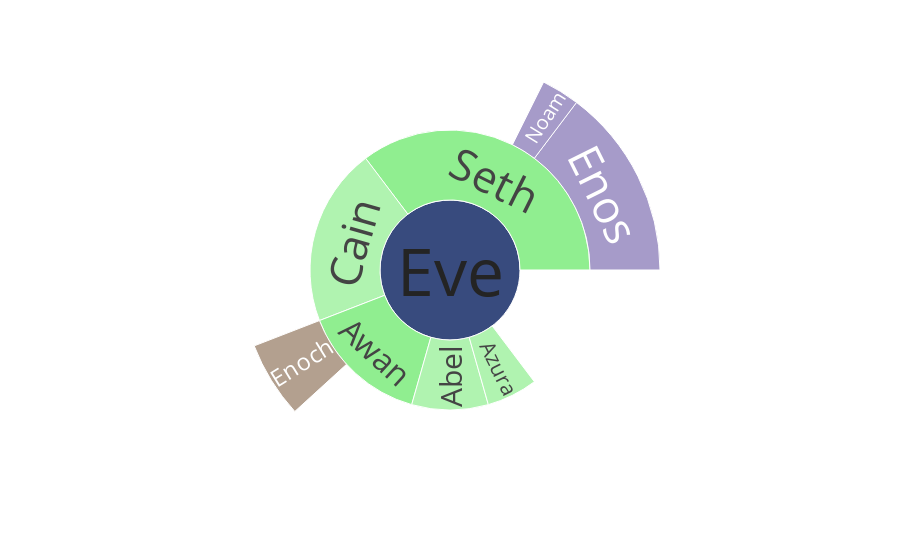

Source (notebook cell):
### Code cell
data = dict(
    character=["Eve", "Cain", "Seth", "Enos", "Noam", "Abel", "Awan", "Enoch", "Azura"],
    parent=["", "Eve", "Eve", "Seth", "Seth", "Eve", "Eve", "Awan", "Eve" ],
    value=[10, 14, 12, 10, 2, 6, 6, 4, 4],
)
        
fig = px.sunburst(
    data,
    names='character',
    parents='parent',
    values='value',
    color='parent', 
    color_discrete_map={
        '': 'rgb(56, 75, 126)', 
        'Eve': 'lightgreen', 
        'Cain': 'black', 
        'Enos': 'black',
     },
)
     
fig.update_traces(textfont=dict(size=1000000))
fig.show()

### Figure 1 — Plotly figure (JSON) as saved in the notebook; plotly's stock layout.template omitted (floating-point values rounded to 4 significant figures)
{"data": [{"domain": {"x": [0, 1], "y": [0, 1]}, "hovertemplate": "character=%{label}<br>value=%{value}<br>parent=%{parent}<extra></extra>", "labels": ["Eve", "Cain", "Seth", "Enos", "Noam", "Abel", "Awan", "Enoch", "Azura"], "marker": {"colors": ["rgb(56, 75, 126)", "lightgreen", "lightgreen", "rgb(129,114,179)", "rgb(129,114,179)", "lightgreen", "lightgreen", "rgb(147,120,96)", "lightgreen"]}, "name": "", "parents": ["", "Eve", "Eve", "Seth", "Seth", "Eve", "Eve", "Awan", "Eve"], "textfont": {"size": 1000000}, "type": "sunburst", "values": [10, 14, 12, 10, 2, 6, 6, 4, 4]}], "layout": {"legend": {"tracegroupgap": 0}, "margin": {"t": 60}}}
